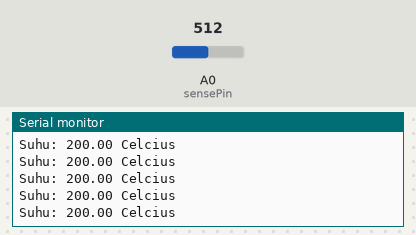
Bench run of a sketch on a simulated Arduino Uno, built with avr-gcc and run on an emulated ATmega328P. Shown: the last lines printed to the serial monitor. The test bench sets the inputs (shaded band); at power-on: A0 (sensePin) = 512.

Above: at 1.2 s.
1.3 s: A0 (sensePin) set to 320
At 2.0 s:
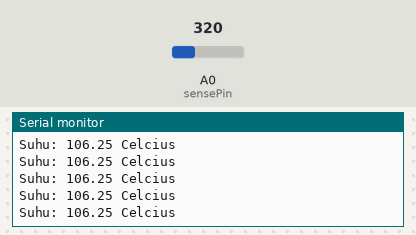
2.8 s: A0 (sensePin) set to 291
At 3.8 s:
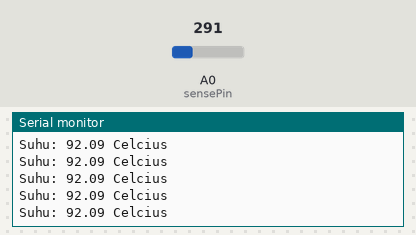
5.8 s: A0 (sensePin) set to 134
At 6.8 s:
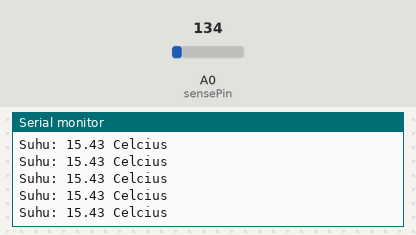
7.3 s: A0 (sensePin) set to 116
At 7.9 s:
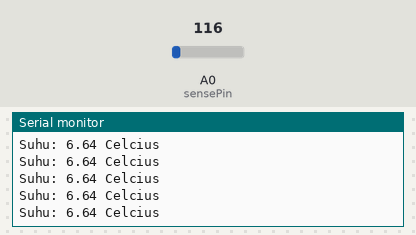
13.3 s: A0 (sensePin) set to 73
At 14.3 s:
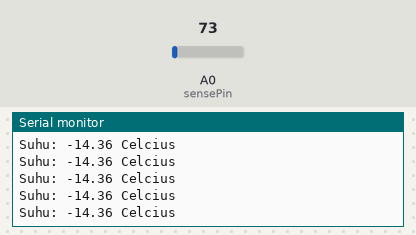
16.3 s: A0 (sensePin) set to 90
At 17.0 s:
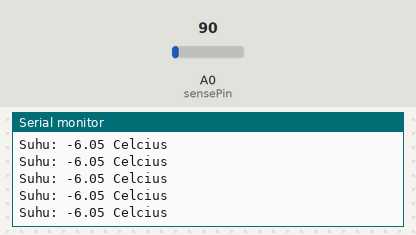
Timing chart, 0 to 19.3 s (numbered marks = the images above; inputs shaded):
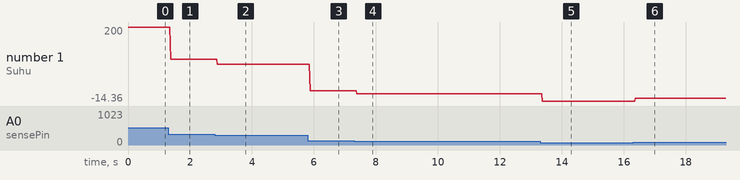

Measured:
- after the input at 1.3 s, the serial monitor: prints a new line after 0.07 s (image 1)
- after the input at 2.8 s, the serial monitor: prints a new line after 0.08 s (image 2)
- after the input at 5.8 s, the serial monitor: prints a new line after 0.08 s (image 3)
- after the input at 7.3 s, the serial monitor: prints a new line after 0.08 s (image 4)
- after the input at 13.3 s, the serial monitor: prints a new line after 0.07 s (image 5)
- after the input at 16.3 s, the serial monitor: prints a new line after 0.07 s (image 6)
- plotted number 1: 200 → 106.25 after the input at 1.3 s, 106.25 → 92.09 after the input at 2.8 s, 92.09 → 15.43 after the input at 5.8 s, 15.43 → 6.64 after the input at 7.3 s, 6.64 → -14.36 after the input at 13.3 s

The sketch:

11_16520236_02.ino
```cpp
const int sensePin = A0;
int sensorInput;
double temp;

void setup()
{
  Serial.begin(9600); // serial port init

}

void loop()
{
  sensorInput = analogRead(sensePin);	// baca sensor analog
  temp = (double)sensorInput / 1024;	// hitung persentase dari pembacaan input
  temp = (temp * 5);					// dikali 5V untuk mendapat nilai tegangan
  temp = (temp - 0.5);					// dikurangi dengan offset
  temp = (temp * 100);					// konversi jadi derajat celcius
  Serial.print("Suhu: ");
  Serial.print(temp);
  Serial.println(" Celcius");
}
```
